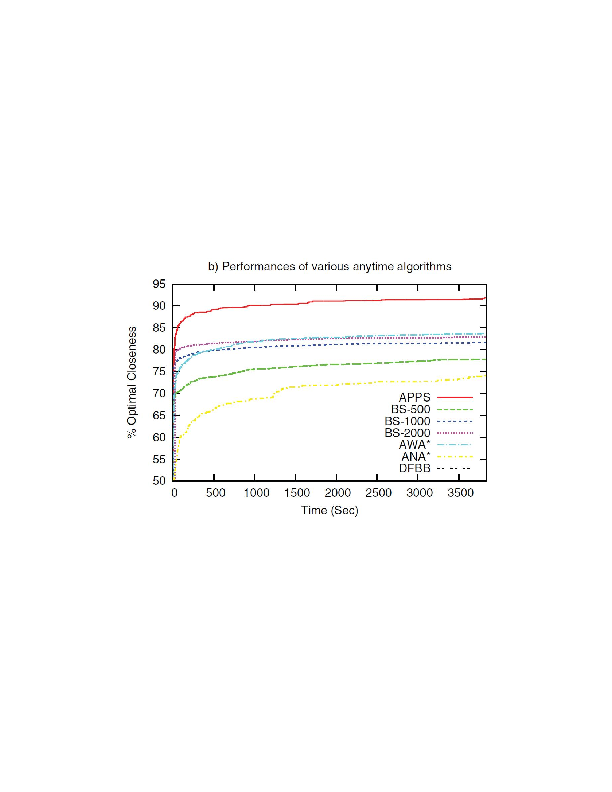
#> input picture data/1_low.png, 612 x 792 px
$ python try.py   (Python 2 division)
#> lines starting #> are read from the running program, lines starting #| are printed output that depends on the picture
#> further down, img is the input picture: shape (792, 612, 3); mean B, G, R 252.1, 252.3, 252.4
import numpy as np
import cv2

PERCENT_THRESH=0.15
DEBUG=0

##DEBUG =1 for viewing outputs, =0 otherwise

#Function to exract points from a single extracted curve
def extract_points(img, hue,ten_length):
    height, width = img.shape[:2]
    if(ten_length == 0):
        ten_length = width
    extracted_points=[]
    iterated_c=0
    yavg = 0
    yavgcnt=0
    for c in range(width):
        ycol=0
        count=0
        for r in range(height):
            if(img[r,c,0] > hue - 5 and img[r,c,0]< hue + 5):
                count=count+1
                ycol += r
        if(count !=0):
            yavgcnt+=1
            yavg+=int((ycol)/count)
        ycol=count=0
        if(c > 0 and c % int(ten_length/10) == 0):
        #Point ex
            exy=0
            exx= int(iterated_c + int(ten_length / 20))
            if(yavgcnt!=0):
                exy = (int(yavg / yavgcnt))
            extracted_points.append((exx,exy))
            iterated_c = c
            yavg=yavgcnt=0

    if(DEBUG == 1):
        img=cv2.cvtColor(img, cv2.COLOR_HSV2BGR)
        for i in range(len(extracted_points)):
            cv2.circle(img,extracted_points[i],4,(255,255,255),2)
        cv2.imshow("curves",img)
        cv2.waitKey(0)

    return extracted_points


##Function to find plots from supplied Hue value list
##img->(Mat) input image of a particular plot
##curveclrHSV-> (integer list) list of hue values
##ten_length->  (int) integer value of the pixel distance between which 10 points are required
def findplot(img,curveclrHSV,ten_length):
#> called with ten_length = 0
    curve_points=[]
    height, width = img.shape[:2]
#> height = 792; width = 612
    for i in range(height):
        for j in range(width):
            a=img[i,j]
            #print a
            if(max(a) - min(a) <2):
                img.itemset((i,j,0),0)
                img.itemset((i,j,1),0)
                img.itemset((i,j,2),0)
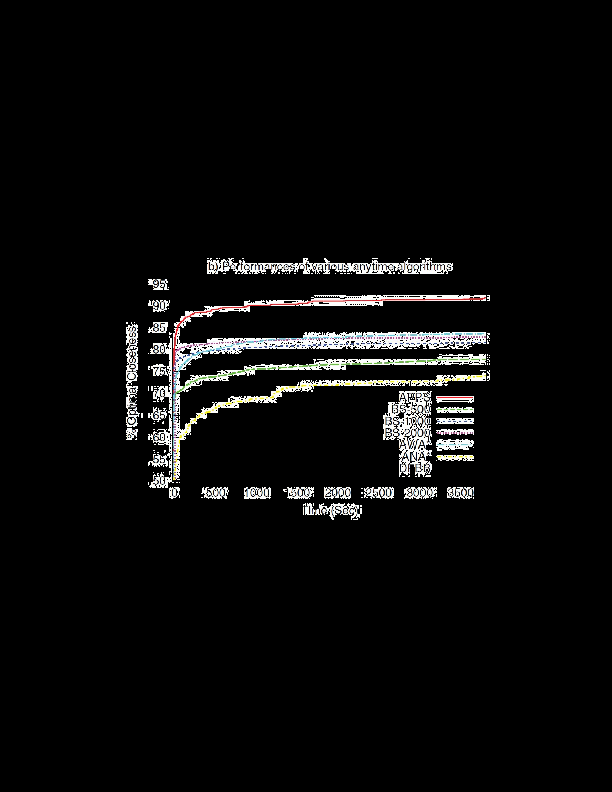
#> img: shape (792, 612, 3); mean B, G, R 10.4, 10.6, 10.6
    img= cv2.cvtColor(img, cv2.COLOR_BGR2HSV)
#> img: shape (792, 612, 3); mean H, S, V 3.7, 1.9, 11
    nwimg = np.zeros((height,width,3), np.uint8)
    for i in range(len(curveclrHSV)):
        nwimg = np.zeros((height,width,3), np.uint8)
        for j in range(height):
            for k in range(width):
                if(img.item(j,k,0) > curveclrHSV[i] - 5 and img.item(j,k,0) < curveclrHSV[i] +5):
                    nwimg[j,k]=img[j,k]
        curve_points.append(extract_points(nwimg,curveclrHSV[i],ten_length))
        if(DEBUG == 2):
            nwimg=cv2.cvtColor(nwimg,cv2.COLOR_HSV2BGR)
            cv2.imshow("curves",nwimg)
            cv2.waitKey(0)
#> nwimg: shape (792, 612, 3); mean H, S, V 0.1, 0.1, 0.2
#> after the loop, curve_points = 4 items

    return curve_points


##Function to find the hue values and then extract the plots
##img->(Mat) input image of a particular plot
##ten_length->  (int) integer value of the pixel distance between which 10 points are required
# [44 lines left out: function findplot1, not called in this run]


img = cv2.imread("data/1_low.png", 1)
cv2.imshow("original",img)
out=findplot(img,[19,67,115,158],0)
#> out = 4 items
print out
#> (printed output is left out)

$ run again, with data/2_low.png copied over data/1_low.png
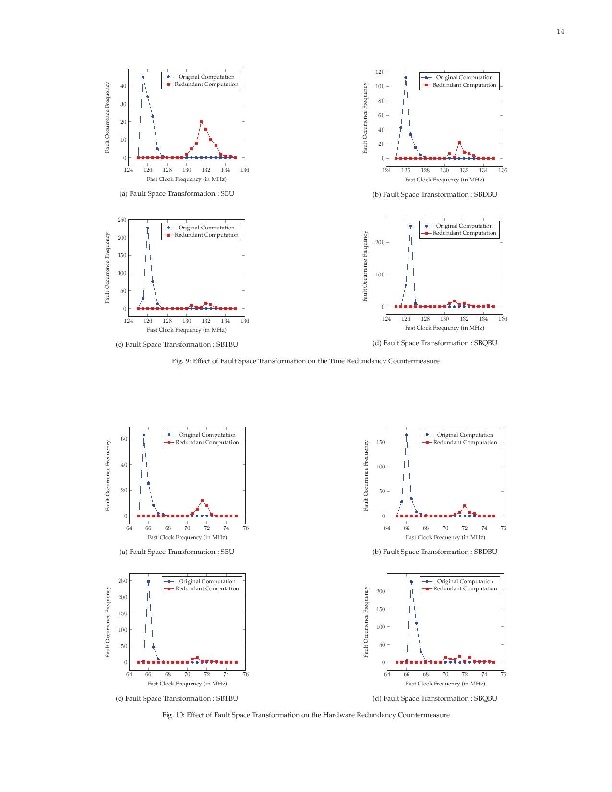
#> input picture data/2_low.png, 612 x 792 px
#> img is the input picture: shape (792, 612, 3); mean B, G, R 250.5, 250.4, 250.8
#> after the loop in findplot, `for i in range(height):`:
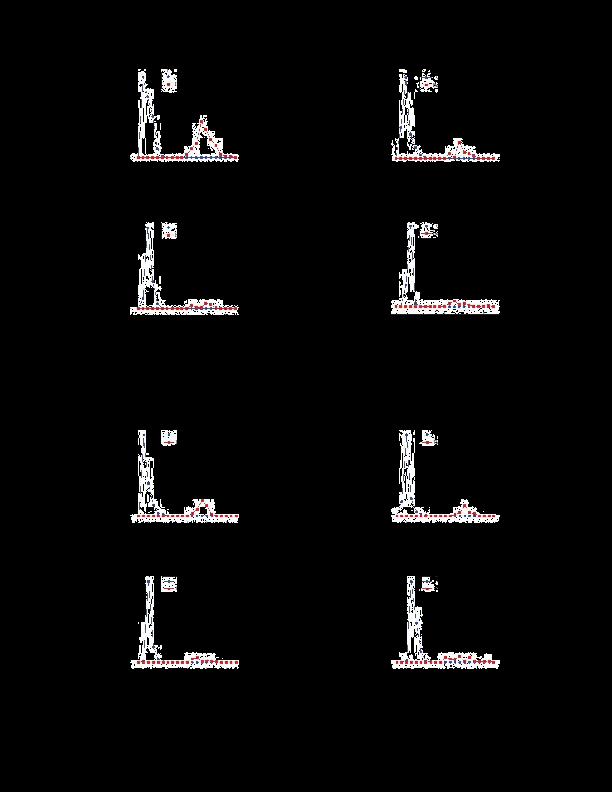
#> img: shape (792, 612, 3); mean B, G, R 8.7, 8.6, 9
#> after the loop in findplot, `for i in range(len(curveclrHSV)):`: curve_points = 4 items
#> (printed output is left out)

$ run again, with data/3_low.png copied over data/1_low.png
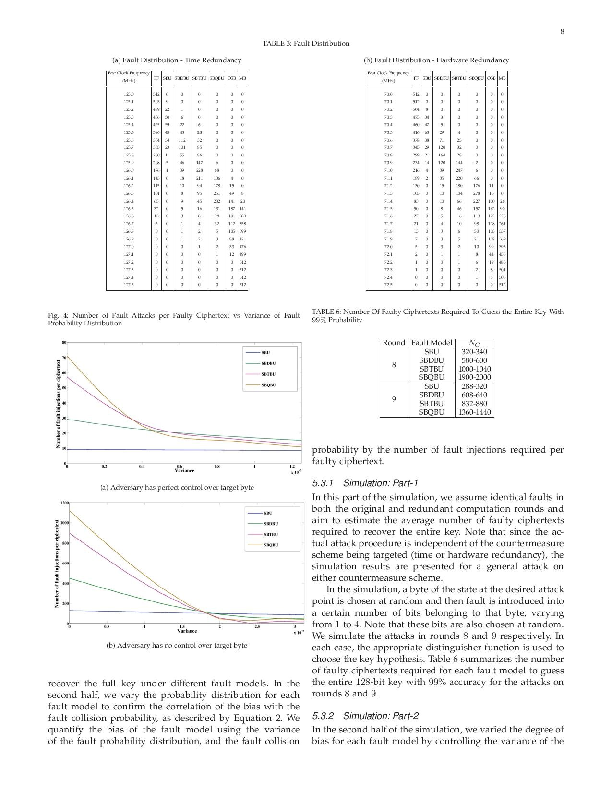
#> input picture data/3_low.png, 612 x 792 px
#> img is the input picture: shape (792, 612, 3); mean B, G, R 246, 246, 246
#> after the loop in findplot, `for i in range(height):`:
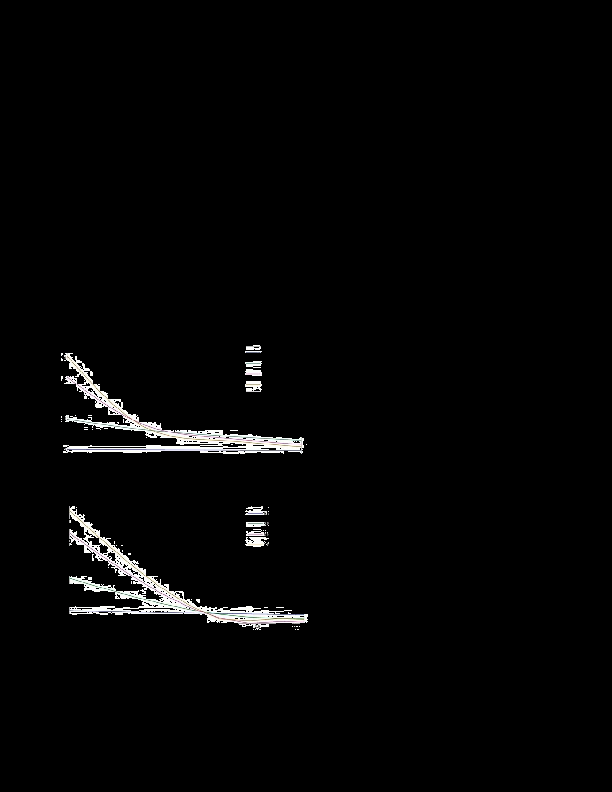
#> img: shape (792, 612, 3); mean B, G, R 5.1, 5.1, 5.1
#> after the loop in findplot, `for i in range(len(curveclrHSV)):`: curve_points = 4 items
#> (printed output is left out)

$ run again, with data/4_low.png copied over data/1_low.png
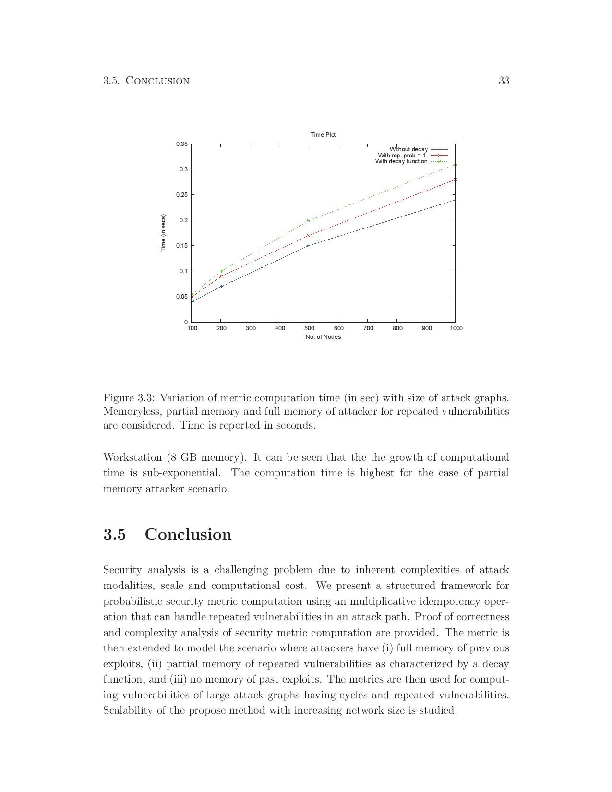
#> input picture data/4_low.png, 612 x 792 px
#> img is the input picture: shape (792, 612, 3); mean B, G, R 250, 250, 250
#> after the loop in findplot, `for i in range(height):`:
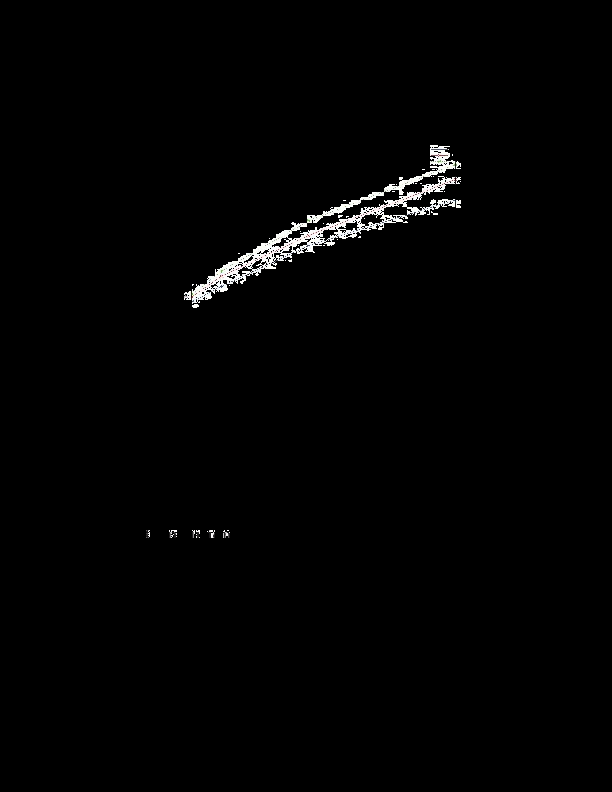
#> img: shape (792, 612, 3); mean B, G, R 2.8, 2.8, 2.8
#> after the loop in findplot, `for i in range(len(curveclrHSV)):`: curve_points = 4 items
#> (printed output is left out)
